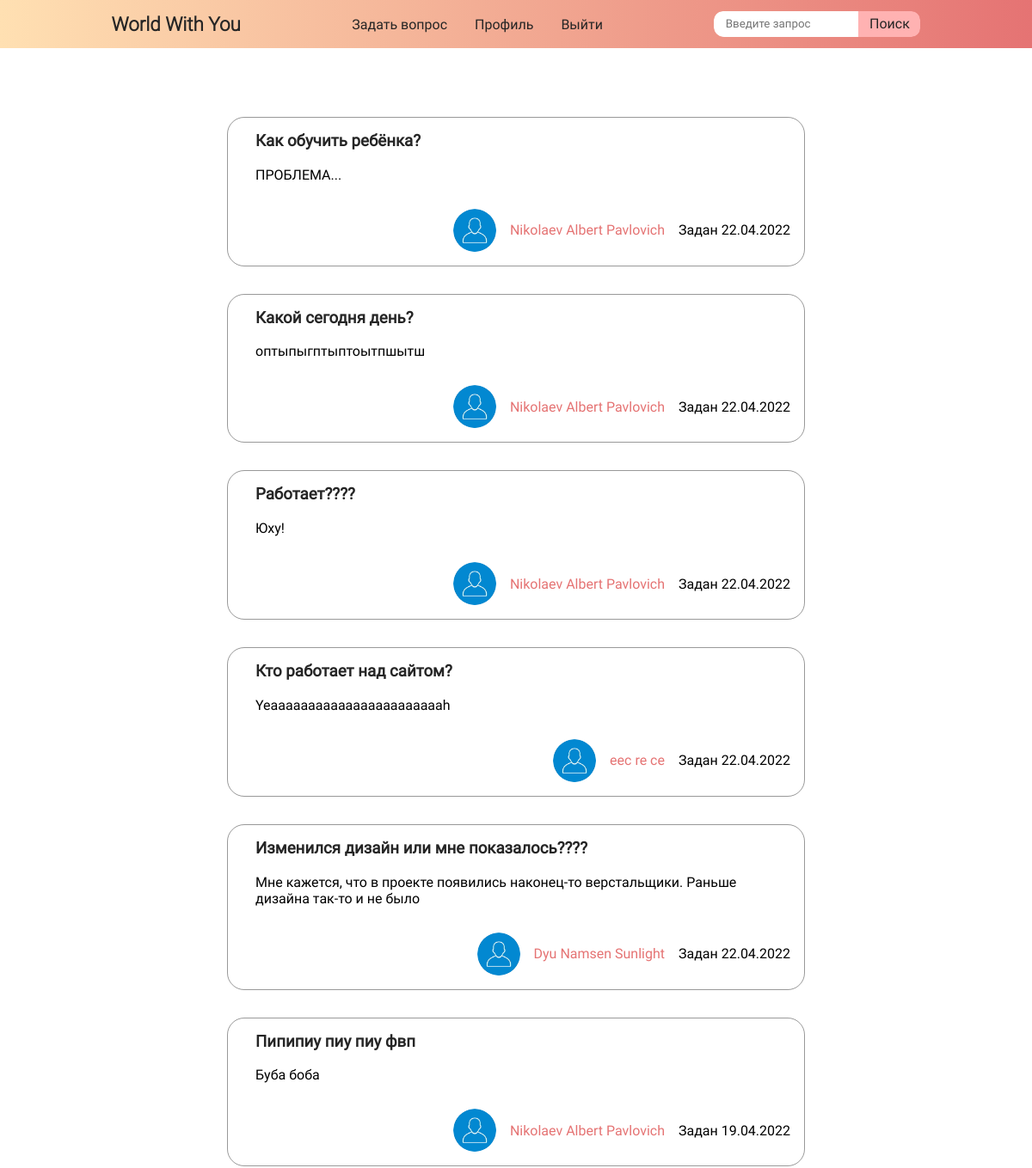
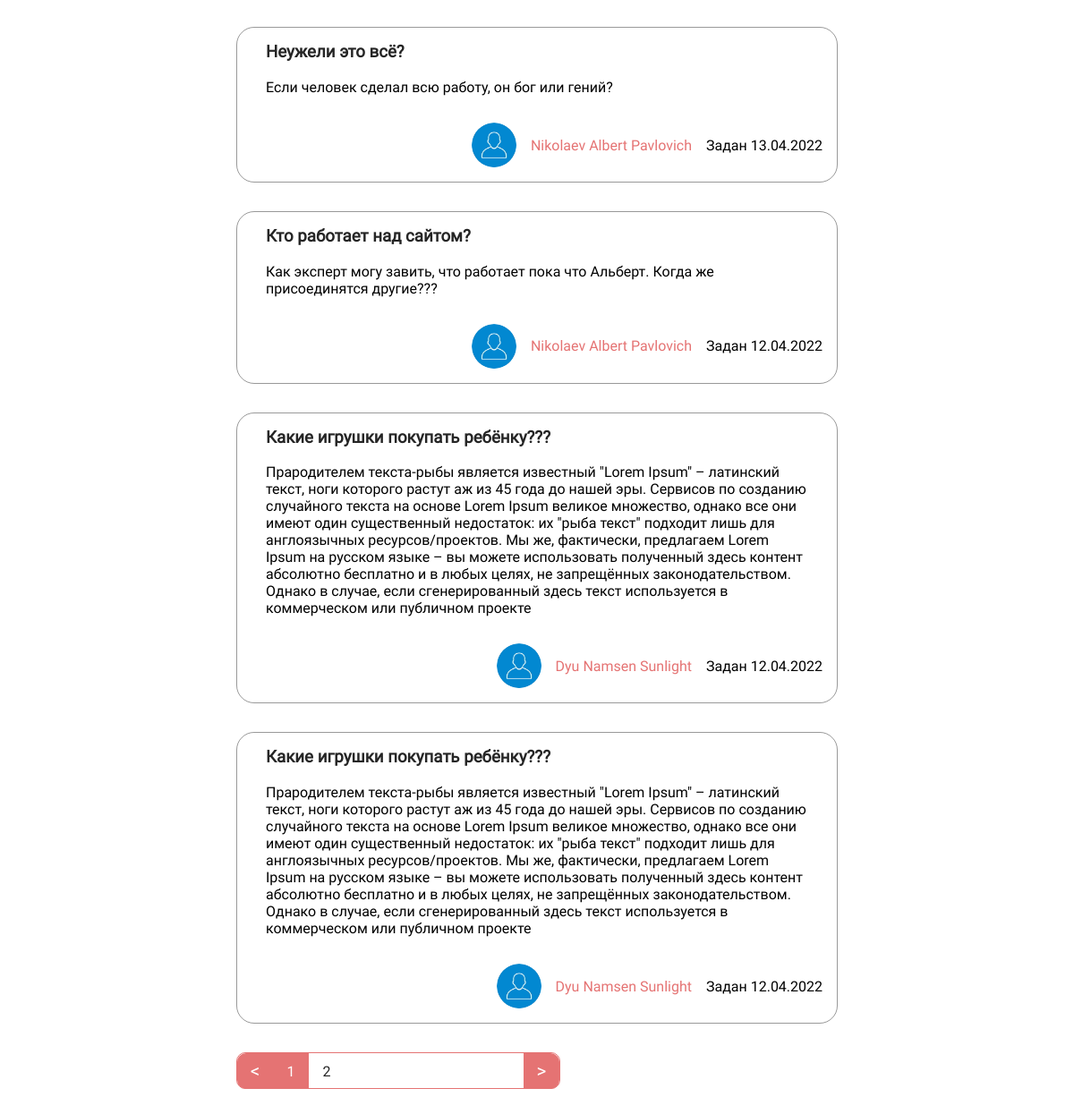
/homeforum/ (signed in), run on an earlier commit of the app's database (2 pictures, top to bottom).
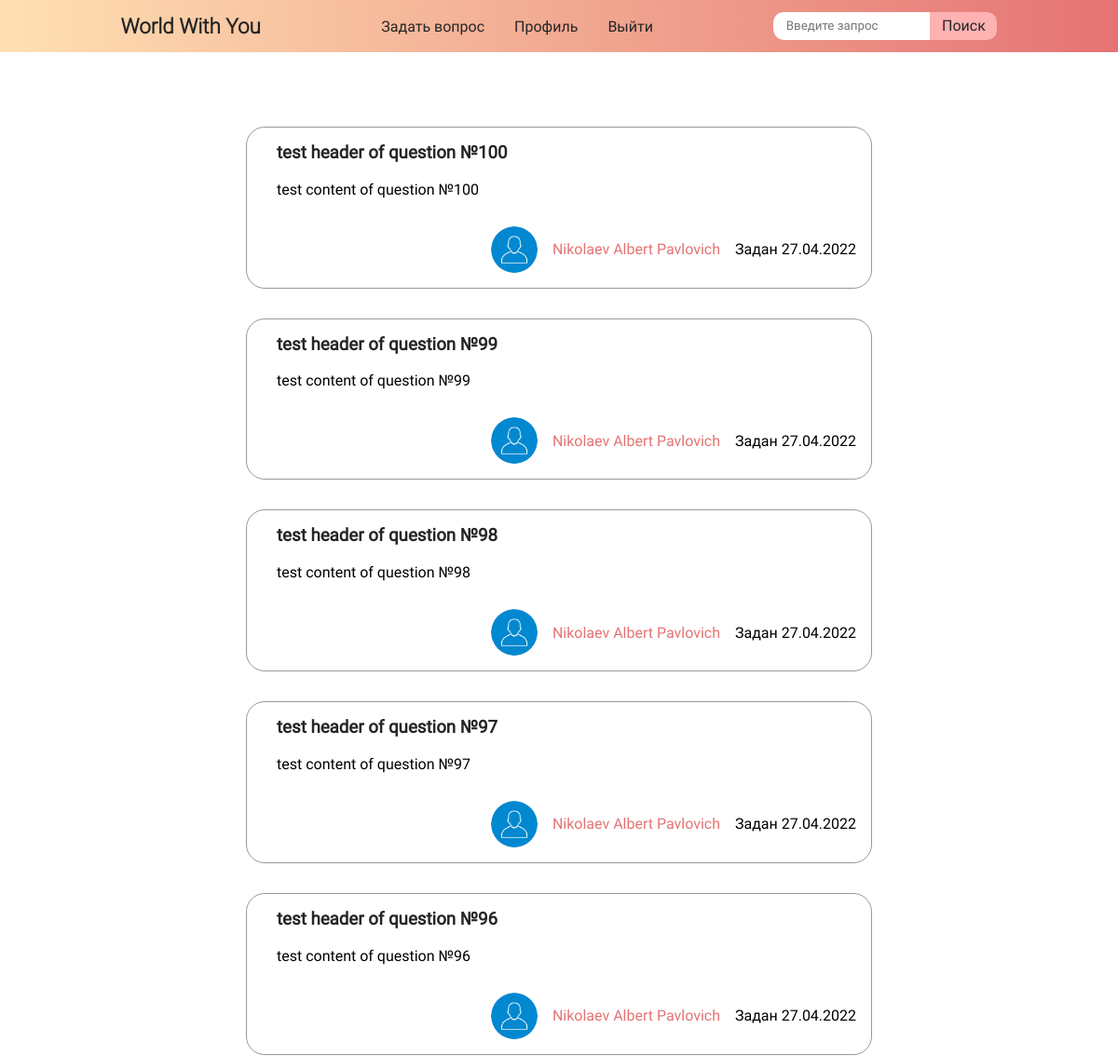
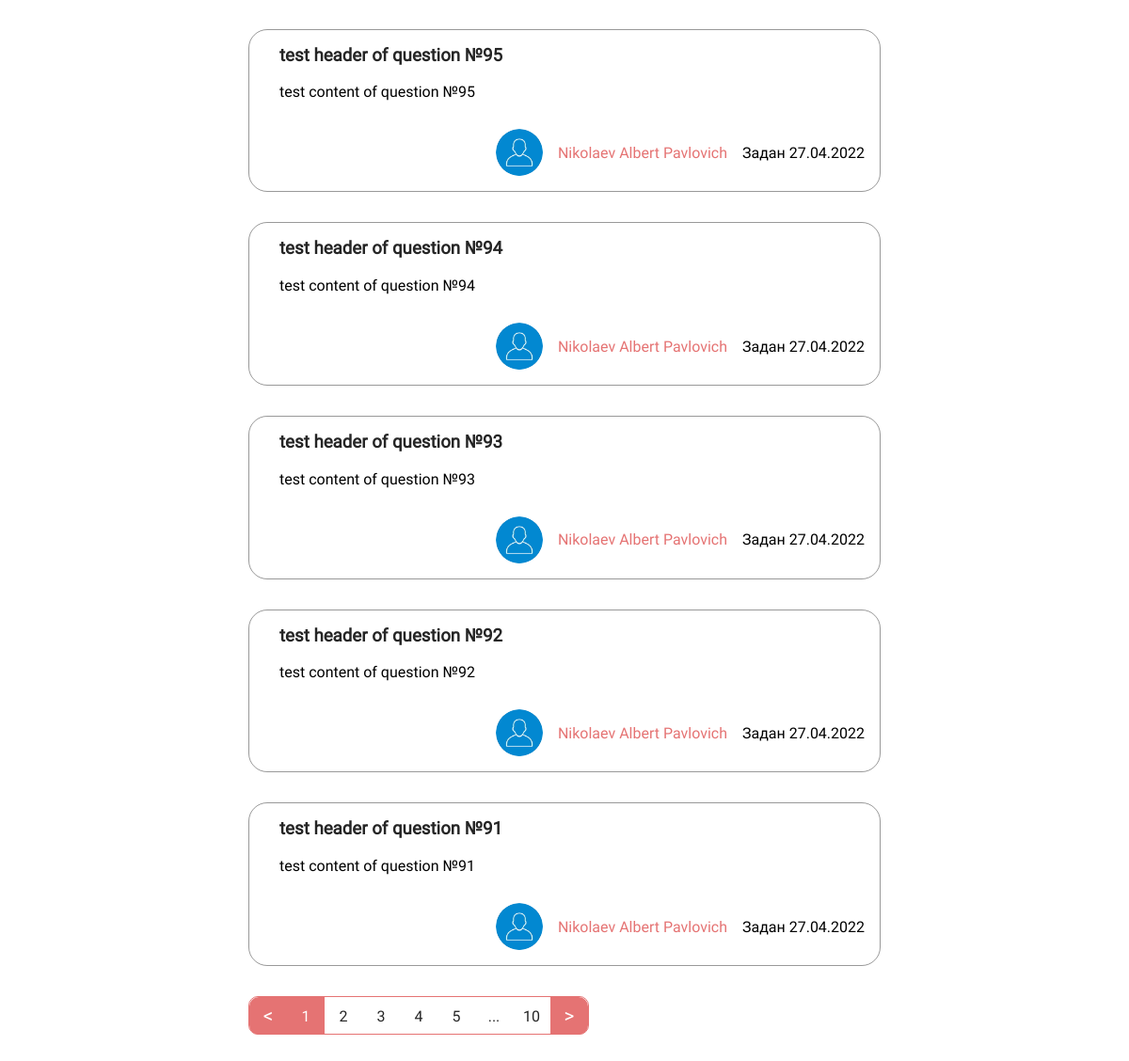
And on a later commit of the database (2 pictures, top to bottom).
### data/topics.py (models this page shows)
class Topics(SqlAlchemyBase):
    __tablename__ = 'topics'
    id = sqlalchemy.Column(sqlalchemy.Integer, primary_key=True, autoincrement=True)
    header = sqlalchemy.Column(sqlalchemy.String, nullable=True)
    content = sqlalchemy.Column(sqlalchemy.String, nullable=True)
    created_at = sqlalchemy.Column(sqlalchemy.DateTime, default=datetime.datetime.now)
    user_id = sqlalchemy.Column(sqlalchemy.Integer, sqlalchemy.ForeignKey("users.id"))
    photo_id = sqlalchemy.Column(sqlalchemy.Integer, sqlalchemy.ForeignKey("photos.id"))
    user = orm.relationship('User')
    photos = orm.relationship('Photos')

### views.py (the view)
def home(lang=global_lang_of_site, page=0):
    global_lang_of_site = lang
    form = SearchForm()
    mini_page_float = True
    db_sess = db_session.create_session()
    tops = db_sess.query(Topics).order_by(desc(Topics.created_at))
    n = len(tops.all())
    nums_of_page = n // 10
    if n % 10:
        nums_of_page += 1
    topics = tops.limit(10).offset(10 * page)
    user = work_with_date_users(db_sess.query(User).all())
    if form.validate_on_submit():
        if form.search.data:
            mini_page_float = False
            topics = db_sess.query(Topics).order_by(desc(Topics.created_at)).filter(Topics.header.like('%' + form.search.data + '%')).all()
            user = work_with_date_users(db_sess.query(User).all())
    return render_template('index.html', topics=topics, user=user,
                           form_search=form, flag=True, page_float=mini_page_float,
                           nums_page=nums_of_page, activate_page=page, list_lang_site=list_lang_site,
                           lang_now=lang)

### search_form.py
class SearchForm(FlaskForm):
    search = StringField('Введите запрос')
    submit = SubmitField('Поиск')

### add_to_data.py (called while the page is built)
def work_with_date_users(list_of_ex):
	slovar = {}
	for i in list_of_ex:
		slovar[i.id] = [i.surname, i.name, i.patronymic, i.ava_photo, i.email]
	return slovar

### data/db_session.py (called while the page is built)
def create_session() -> Session:
    global __factory
    return __factory()

### main.py (called while the page is built)
@login_manager.user_loader
def load_user(user_id):
    db_sess = db_session.create_session()
    return db_sess.query(User).get(user_id)

### templates/index.html (shortened to what this page needs)
{% extends 'base.html'%}
{% block links %}
<link rel="stylesheet" href="{{ url_for('static', filename='css/index.css') }}">
{% endblock %}
{% block content %}
{% if current_user.is_authenticated %}
<div class="questions">
  {% for item_topics in topics %}
  <div class="question">
    <h3 class="question__title"><a href="{{ url_for('sometopic', id_topic=item_topics.id, name_topic=item_topics.header, lang=lang_now) }}">{{ item_topics.header }}</a></h3>
    <p class="question__about">{{ item_topics.content }}</p>
    <div class="meta">
      <div class="meta__user">
        {% if user[item_topics.user_id][-2] %}
        {% else %}
        <img class="meta__user__ava" src="{{ url_for('static', filename='imgs/ava.jpg') }}" alt="">
        {% endif %}
        <a class="meta__user__username" href="{{ url_for('profil', username=user[item_topics.user_id][-1], lang=lang_now) }}">{{ ' '.join(user[item_topics.user_id][:-2]) }}</a>
      </div>
      <p>{{ list_lang_site[lang_now][22] }} <span>{{item_topics.created_at.strftime('%d.%m.%Y')}}</span></p>
    </div>
  </div>
  {% endfor %}
</div>
{% if page_float %}
<div class="percent">
  <div class="per80">
    <div class="pagination">
      {% if activate_page != 0 %}
      <a href="{{ activate_page - 1}}" class="pagination__btn btn__left">&lt;</a>
      {% else %}
      <a href="{{ nums_page - 1}}" class="pagination__btn btn__left">&lt;</a>
      {% endif %}
      <div class="pagination__pagesList">
        {% for i in range(nums_page) %}
        {% if i < 5 %}
          {% if activate_page == i %}
          <a href="{{i}}" class="pagination__number noncursor btn__active">{{i + 1}}</a>
          {% else %}
          <a href="{{i}}" class="pagination__number">{{i + 1}}</a>
          {% endif %}
        {% endif %}
        {% if nums_page >= 7 %}
          {% if i == 5 %}
            <a href="#" class="pagination__number noncursor">...</a>
          {% elif i == nums_page - 1 %}
            {% if activate_page == i %}
            <a href="{{nums_page - 1}}" class="pagination__number noncursor btn__active">{{nums_page}}</a>
            {% else %}
            <a href="{{nums_page - 1}}" class="pagination__number">{{nums_page}}</a>
            {% endif %}
          {% endif %}
        {% endif %}
        {% endfor %}
      </div>
      {% if activate_page != nums_page - 1 %}
      <a href="{{ activate_page + 1 }}" class="pagination__btn btn__right">&gt;</a>
      {% else %}
      <a href="0" class="pagination__btn btn__right">&gt;</a>
      {% endif %}
    </div>
  </div>
</div>
{% endif %}
{% endif %}
{% endblock %}

What changed in the data, as far as the page shows it:
no longer on this page (row edited): Topics: header "Как обучить ребёнка?", content "ПРОБЛЕМА...", user_id "Nikolaev Albert Pavlovich", list_lang_site "Задан", created_at "22.04.2022"
no longer on this page (row edited): Topics: header "Какой сегодня день?", content "оптыпыгптыптоытпшытш", user_id "Nikolaev Albert Pavlovich", list_lang_site "Задан", created_at "22.04.2022"
no longer on this page (row edited): Topics: header "Работает????", content "Юху!", user_id "Nikolaev Albert Pavlovich", list_lang_site "Задан", created_at "22.04.2022"
no longer on this page (row edited): Topics: header "Кто работает над сайтом?", content "Yeaaaaaaaaaaaaaaaaaaaaaaah", user_id "eec re ce", list_lang_site "Задан", created_at "22.04.2022"
no longer on this page (row edited): Topics: header "Изменился дизайн или мне показалось????", content "Мне кажется, что в проекте появились наконец-то верстальщики. Раньше дизайна так-то и не было", user_id "Dyu Namsen Sunlight", list_lang_site "Задан", created_at "22.04.2022"
no longer on this page (row edited): Topics: header "Пипипиу пиу пиу фвп", content "Буба боба", user_id "Nikolaev Albert Pavlovich", list_lang_site "Задан", created_at "19.04.2022"
no longer on this page (row edited): Topics: header "Неужели это всё?", content "Если человек сделал всю работу, он бог или гений?", user_id "Nikolaev Albert Pavlovich", list_lang_site "Задан", created_at "13.04.2022"
no longer on this page (row edited): Topics: header "Кто работает над сайтом?", content "Как эксперт могу завить, что работает пока что Альберт. Когда же присоединятся другие???", user_id "Nikolaev Albert Pavlovich", list_lang_site "Задан", created_at "12.04.2022"
no longer on this page (row edited): Topics: header "Какие игрушки покупать ребёнку???", content "Прародителем текста-рыбы является известный \"Lorem Ipsum\" – латинский текст, ноги которого растут аж из 45 года до нашей эры. Сервисов по созданию случайного текста на основе Lorem Ipsum великое множество, однако все они имеют один существенный недостаток: их \"рыба текст\" подходит лишь для англоязычных ресурсов/проектов. Мы же, фактически, предлагаем Lorem Ipsum на русском языке – вы можете использовать полученный здесь контент абсолютно бесплатно и в любых целях, не запрещённых законодательством. Однако в случае, если сгенерированный здесь текст используется в коммерческом или публичном проекте", user_id "Dyu Namsen Sunlight", list_lang_site "Задан", created_at "12.04.2022"
no longer on this page (row edited): Topics: header "Какие игрушки покупать ребёнку???", content "Прародителем текста-рыбы является известный \"Lorem Ipsum\" – латинский текст, ноги которого растут аж из 45 года до нашей эры. Сервисов по созданию случайного текста на основе Lorem Ipsum великое множество, однако все они имеют один существенный недостаток: их \"рыба текст\" подходит лишь для англоязычных ресурсов/проектов. Мы же, фактически, предлагаем Lorem Ipsum на русском языке – вы можете использовать полученный здесь контент абсолютно бесплатно и в любых целях, не запрещённых законодательством. Однако в случае, если сгенерированный здесь текст используется в коммерческом или публичном проекте", user_id "Dyu Namsen Sunlight", list_lang_site "Задан", created_at "12.04.2022"
added Topics: header "test header of question №100", content "test content of question №100", user_id "Nikolaev Albert Pavlovich", list_lang_site "Задан", created_at "27.04.2022"
added Topics: header "test header of question №99", content "test content of question №99", user_id "Nikolaev Albert Pavlovich", list_lang_site "Задан", created_at "27.04.2022"
added Topics: header "test header of question №98", content "test content of question №98", user_id "Nikolaev Albert Pavlovich", list_lang_site "Задан", created_at "27.04.2022"
added Topics: header "test header of question №97", content "test content of question №97", user_id "Nikolaev Albert Pavlovich", list_lang_site "Задан", created_at "27.04.2022"
added Topics: header "test header of question №96", content "test content of question №96", user_id "Nikolaev Albert Pavlovich", list_lang_site "Задан", created_at "27.04.2022"
added Topics: header "test header of question №95", content "test content of question №95", user_id "Nikolaev Albert Pavlovich", list_lang_site "Задан", created_at "27.04.2022"
added Topics: header "test header of question №94", content "test content of question №94", user_id "Nikolaev Albert Pavlovich", list_lang_site "Задан", created_at "27.04.2022"
added Topics: header "test header of question №93", content "test content of question №93", user_id "Nikolaev Albert Pavlovich", list_lang_site "Задан", created_at "27.04.2022"
added Topics: header "test header of question №92", content "test content of question №92", user_id "Nikolaev Albert Pavlovich", list_lang_site "Задан", created_at "27.04.2022"
added Topics: header "test header of question №91", content "test content of question №91", user_id "Nikolaev Albert Pavlovich", list_lang_site "Задан", created_at "27.04.2022"
Also different on the page:
new list line: "3"
new list line: "4"
new list line: "5"
new list line: "10"
